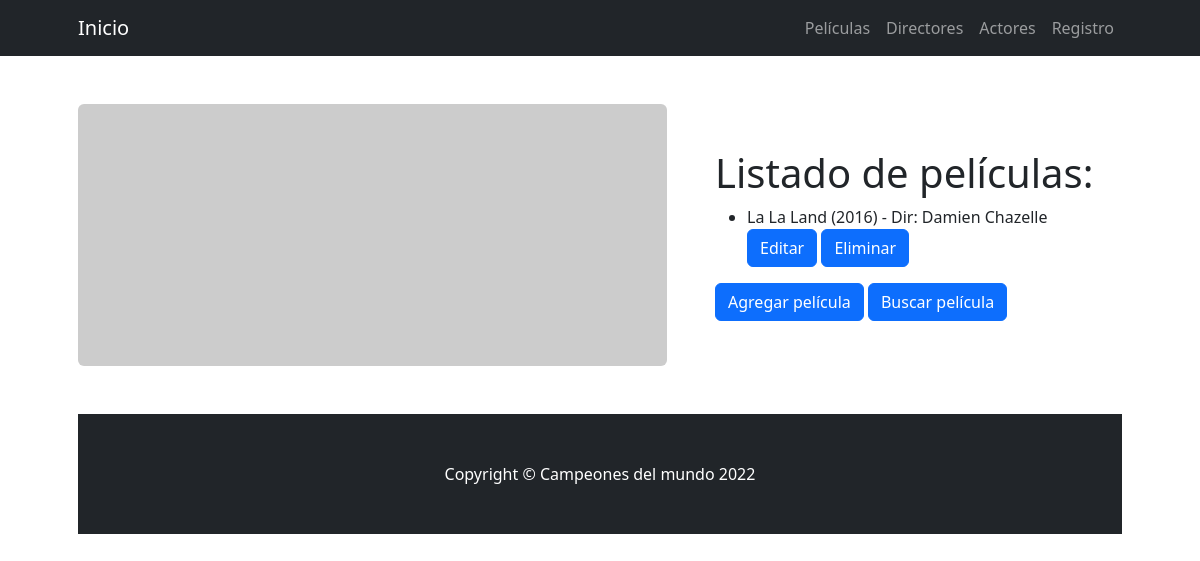
/AppCoder/listarPelis/, run on an earlier commit of the app's database.
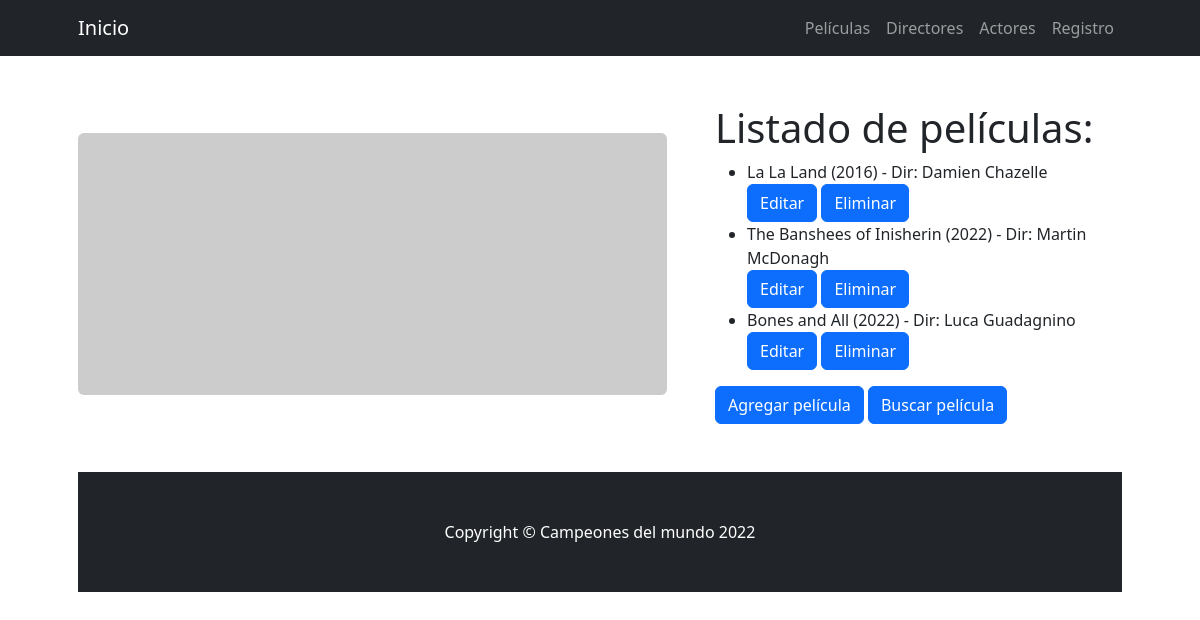
And on a later commit of the database.
### AppCoder/models.py (models this page shows, shortened)
class pelicula(models.Model):
    nombre = models.CharField(max_length=200)
    anio = models.IntegerField()
    duracion = models.IntegerField()
    pais = models.CharField(max_length=200)
    director = models.CharField(max_length=200)

### AppCoder/views.py (the view)
# urls.py: path("listarPelis/", listarPelis, name="listarPelis"),
def listarPelis(request):
    pelis = pelicula.objects.all()
    return render (request, "AppCoder/listarPelis.html", {"pelis": pelis})

### AppCoder/templates/AppCoder/listarPelis.html (shortened to what this page needs)
{% extends "AppCoder/padre.html" %}
{% load static %}
{% block titulo %}
    <h1 class="font-weight-light">Listado de películas:</h1>
{% endblock %}
{% block descripcion %}
<ul>
    {% for pelicula in pelis %}
    <li>{{ pelicula.nombre }} ({{ pelicula.anio }}) - Dir: {{ pelicula.director }}</li>
    <a class = "btn btn-primary" href="{% url 'editarPeli' pelicula.id %}">Editar</a>
    <a class = "btn btn-primary" href="{% url 'eliminarPeli' pelicula.id %}">Eliminar</a>
    {% endfor %}
</ul>
{% endblock %}
{% block botonAgregar %} <a class="btn btn-primary" href="{% url 'peliFormulario' %}">Agregar película</a>
<a class="btn btn-primary" href="{% url 'busquedaPeli' %}">Buscar película</a>
{% endblock %}

### AppCoder/templates/AppCoder/padre.html (shortened to what this page needs)
<!DOCTYPE html>
<html lang="en">
    <head>
        {% load static %}
        <link href="{% static 'AppCoder/css/styles.css'%}" rel="stylesheet" />
        <link href="https://cdn.jsdelivr.net/npm/bootstrap@5.3.0-alpha1/dist/css/bootstrap.min.css" rel="stylesheet">
    </head>
    <body>
        <nav class="navbar navbar-expand-lg navbar-dark bg-dark">
            <div class="container px-5">
                <a class="navbar-brand" href="{% url 'inicio' %}">Inicio</a>
                <div class="collapse navbar-collapse" id="navbarSupportedContent">
                    <ul class="navbar-nav ms-auto mb-2 mb-lg-0">
                        <li class="nav-item"><a class="nav-link" href="{% url 'listarPelis' %}">Películas</a></li>
                        <li class="nav-item"><a class="nav-link" href="{% url 'directores' %}">Directores</a></li>
                        <li class="nav-item"><a class="nav-link" href="{% url 'actores' %}">Actores</a></li>
                        <li class="nav-item"><a class="nav-link" href="{% url 'registro' %}">Registro</a></li>
                    </ul>
                </div>
            </div>
        </nav>
        <div class="container px-4 px-lg-5">
            <div class="row gx-4 gx-lg-5 align-items-center my-5">
                <div class="col-lg-7"><img class="img-fluid rounded mb-4 mb-lg-0" src="https://dummyimage.com/900x400/dee2e6/6c757d.jpg" alt="..." /></div>
                <div class="col-lg-5">
                    {% block titulo %} {% endblock %}
                    {% block descripcion %} {% endblock %}
                    {% block botonAgregar %} {% endblock %}
                </div>
            </div>
        <footer class="py-5 bg-dark">
            <div class="container px-4 px-lg-5"><p class="m-0 text-center text-white">Copyright &copy; Campeones del mundo 2022</p></div>
        </footer>
    </body>
</html>

What changed in the data, as far as the page shows it:
added pelicula: nombre "The Banshees of Inisherin", anio "2022", director "Martin McDonagh"
added pelicula: nombre "Bones and All", anio "2022", director "Luca Guadagnino"
